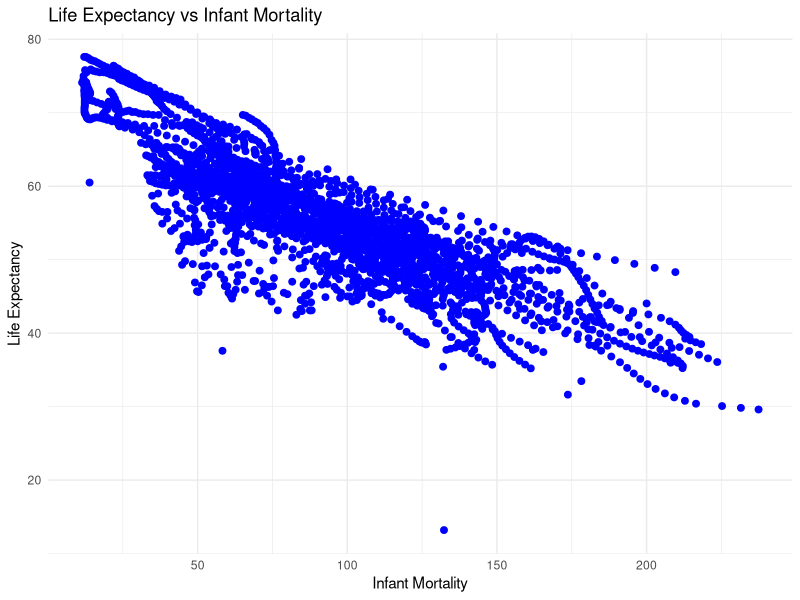
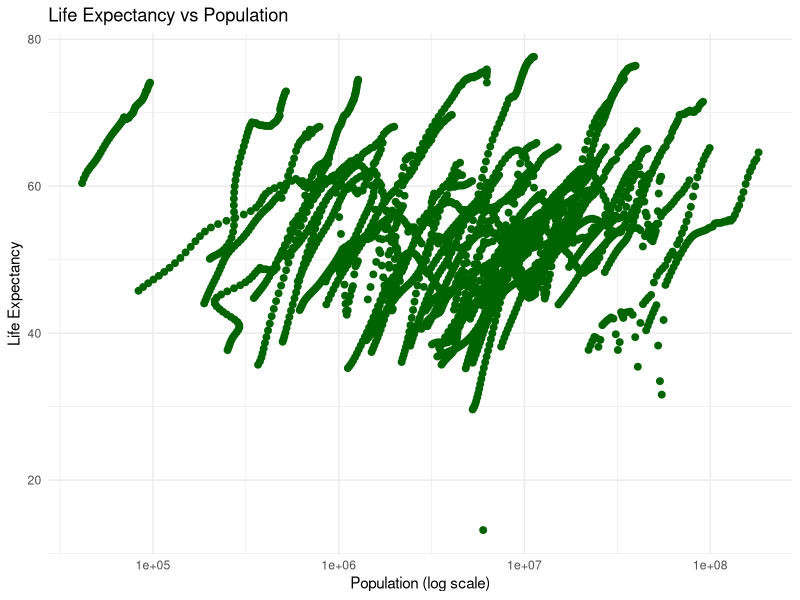
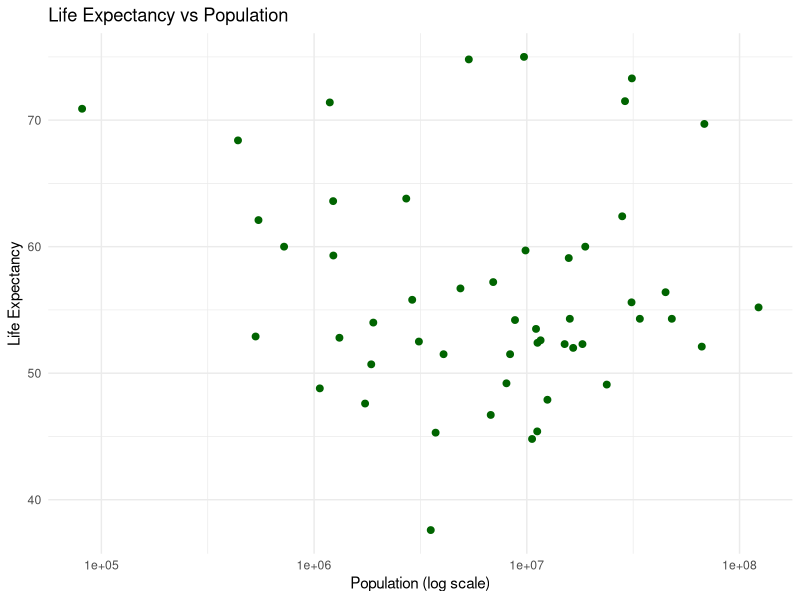
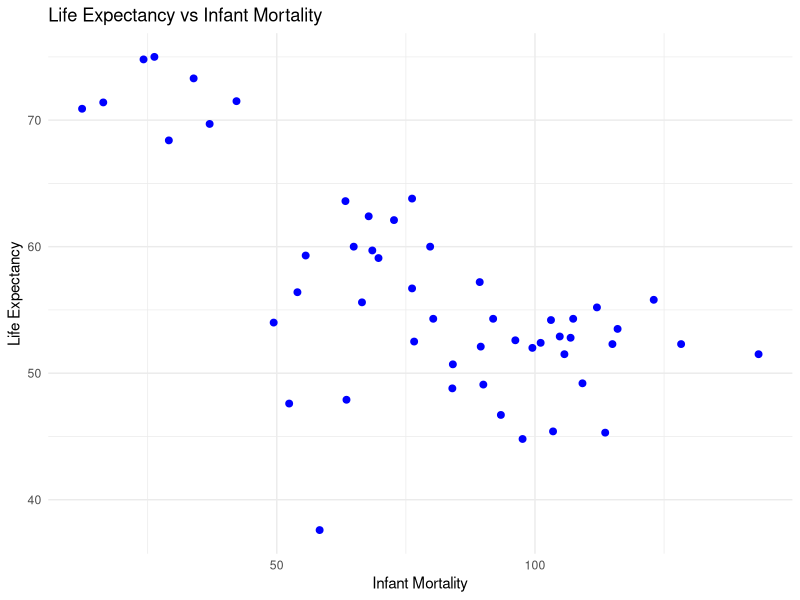

Write R code to recreate these figures, in order.
## ---- chunk 1
library("dslabs")
## ---- chunk 2
str(gapminder)
#Summary of data
summary(gapminder)
# determine the type of object gapminder is
class(gapminder)
## ---- chunk 3
library (dplyr)
## ---- chunk 4
africadata <- gapminder %>%
  filter(continent == "Africa")
## ---- chunk 5
# look at data
str(africadata)
#Summary of data
summary(africadata)
## ---- chunk 6
# Only infant_mortality and life_expectancy
Africa_infant_life <- africadata %>% select(infant_mortality, life_expectancy)
# Only population and life_expectancy
Africa_pop_life <- africadata %>% select(population, life_expectancy)
## ---- chunk 7
# look at data
str(Africa_infant_life)
str(Africa_pop_life)
## ---- chunk 8
#Summary of data
summary(Africa_infant_life)
## ---- chunk 9
#Summary of data
summary(Africa_pop_life)
## ---- chunk 10
library (ggplot2)
## ---- chunk 11
ggplot(Africa_infant_life, aes(x = infant_mortality, y = life_expectancy)) +
  geom_point(color = "blue", size = 2) +
  labs(
    x = "Infant Mortality",
    y = "Life Expectancy",
    title = "Life Expectancy vs Infant Mortality"
  ) +
  theme_minimal()
## ---- chunk 12
ggplot(Africa_pop_life, aes(x = population, y = life_expectancy)) +
  geom_point(color = "darkgreen", size = 2) +
  scale_x_log10() +  # log-scale for x-axis
  labs(
    x = "Population (log scale)",
    y = "Life Expectancy",
    title = "Life Expectancy vs Population"
  ) +
  theme_minimal()
## ---- chunk 13
Africainfant_missing_years <- africadata %>%
  filter(is.na(infant_mortality)) %>%  # keep rows with missing infant_mortality
  distinct(year) %>%                    # get unique years
  arrange(year)                         #sort the years

Africainfant_missing_years
## ---- chunk 14
africa_2000 <- africadata %>%
  filter(year == 2000)
## ---- chunk 15
str(africa_2000)
summary(africa_2000)
## ---- chunk 16
ggplot(africa_2000, aes(x = population, y = life_expectancy)) +
  geom_point(color = "darkgreen", size = 2) +
  scale_x_log10() +  # log-scale for x-axis
  labs(
    x = "Population (log scale)",
    y = "Life Expectancy",
    title = "Life Expectancy vs Population"
  ) +
  theme_minimal()
## ---- chunk 17
ggplot(africa_2000, aes(x = infant_mortality, y = life_expectancy)) +
  geom_point(color = "blue", size = 2) +
  labs(
    x = "Infant Mortality",
    y = "Life Expectancy",
    title = "Life Expectancy vs Infant Mortality"
  ) +
  theme_minimal()
## ---- chunk 18
# Fit a linear model: life_expectancy ~ infant_mortality
fit1 <- lm(life_expectancy ~ infant_mortality, data = africa_2000)

# Print a summary of the model
summary(fit1)
## ---- chunk 19
# Fit a linear model: life_expectancy ~ population
fit2 <- lm(life_expectancy ~ population, data = africa_2000)

# Print a summary of the model
summary(fit2)
